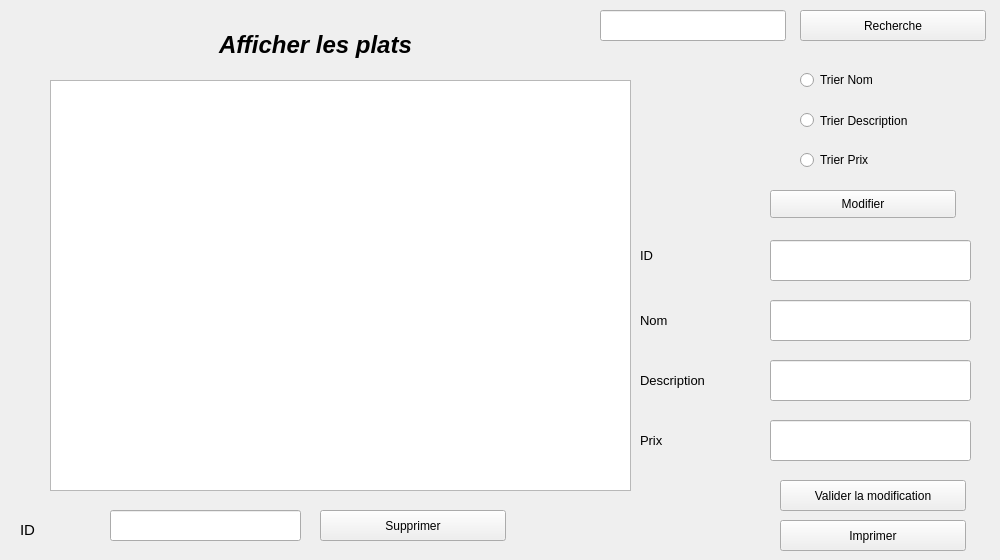
        <widget class="QWidget" name="afficherPlat">
         <attribute name="title">
          <string>Afficher Plats</string>
         </attribute>
         <widget class="QPushButton" name="pushButton_vaModificationPlat">
          <property name="geometry">
           <rect>
            <x>780</x>
            <y>480</y>
            <width>186</width>
            <height>31</height>
           </rect>
          </property>
          <property name="text">
           <string>Valider la modification</string>
          </property>
         </widget>
         <widget class="QLineEdit" name="lineEdit_nomplat_2">
          <property name="geometry">
           <rect>
            <x>770</x>
            <y>300</y>
            <width>201</width>
            <height>41</height>
           </rect>
          </property>
         </widget>
         <widget class="QLabel" name="label_descriptionPlat_2">
          <property name="geometry">
           <rect>
            <x>640</x>
            <y>360</y>
            <width>131</width>
            <height>41</height>
           </rect>
          </property>
          <property name="text">
           <string>&lt;html&gt;&lt;head/&gt;&lt;body&gt;&lt;p&gt;&lt;span style=&quot; font-size:10pt;&quot;&gt;Description&lt;/span&gt;&lt;/p&gt;&lt;/body&gt;&lt;/html&gt;</string>
          </property>
         </widget>
         <widget class="QPushButton" name="pushButton_supprimerplat">
          <property name="geometry">
           <rect>
            <x>320</x>
            <y>510</y>
            <width>186</width>
            <height>31</height>
           </rect>
          </property>
          <property name="text">
           <string>Supprimer</string>
          </property>
         </widget>
         <widget class="QLineEdit" name="lineEdit_prixplat_2">
          <property name="geometry">
           <rect>
            <x>770</x>
            <y>420</y>
            <width>201</width>
            <height>41</height>
           </rect>
          </property>
         </widget>
         <widget class="QLabel" name="label_prixPlat_2">
          <property name="geometry">
           <rect>
            <x>640</x>
            <y>420</y>
            <width>121</width>
            <height>41</height>
           </rect>
          </property>
          <property name="text">
           <string>&lt;html&gt;&lt;head/&gt;&lt;body&gt;&lt;p&gt;&lt;span style=&quot; font-size:10pt;&quot;&gt;Prix&lt;/span&gt;&lt;/p&gt;&lt;/body&gt;&lt;/html&gt;</string>
          </property>
         </widget>
         <widget class="QLabel" name="label_nomPlat_2">
          <property name="geometry">
           <rect>
            <x>640</x>
            <y>300</y>
            <width>131</width>
            <height>41</height>
           </rect>
          </property>
          <property name="text">
           <string>&lt;html&gt;&lt;head/&gt;&lt;body&gt;&lt;p&gt;&lt;span style=&quot; font-size:10pt;&quot;&gt;Nom&lt;/span&gt;&lt;/p&gt;&lt;/body&gt;&lt;/html&gt;</string>
          </property>
         </widget>
         <widget class="QLineEdit" name="lineEdit_idplatSup">
          <property name="geometry">
           <rect>
            <x>110</x>
            <y>510</y>
            <width>191</width>
            <height>31</height>
           </rect>
          </property>
         </widget>
         <widget class="QLineEdit" name="lineEdit_idPlat_2">
          <property name="geometry">
           <rect>
            <x>770</x>
            <y>240</y>
            <width>201</width>
            <height>41</height>
           </rect>
          </property>
         </widget>
         <widget class="QLabel" name="label_idPlat_2">
          <property name="geometry">
           <rect>
            <x>640</x>
            <y>240</y>
            <width>121</width>
            <height>31</height>
           </rect>
          </property>
          <property name="text">
           <string>&lt;html&gt;&lt;head/&gt;&lt;body&gt;&lt;p&gt;&lt;span style=&quot; font-size:10pt;&quot;&gt;ID&lt;/span&gt;&lt;/p&gt;&lt;/body&gt;&lt;/html&gt;</string>
          </property>
         </widget>
         <widget class="QRadioButton" name="radioButton_trienomPlat">
          <property name="geometry">
           <rect>
            <x>800</x>
            <y>70</y>
            <width>181</width>
            <height>20</height>
           </rect>
          </property>
          <property name="text">
           <string>Trier Nom</string>
          </property>
         </widget>
         <widget class="QLabel" name="label_idPlatSupp">
          <property name="geometry">
           <rect>
            <x>20</x>
            <y>510</y>
            <width>91</width>
            <height>41</height>
           </rect>
          </property>
          <property name="text">
           <string>&lt;html&gt;&lt;head/&gt;&lt;body&gt;&lt;p&gt;&lt;span style=&quot; font-size:11pt;&quot;&gt;ID&lt;/span&gt;&lt;/p&gt;&lt;/body&gt;&lt;/html&gt;</string>
          </property>
         </widget>
         <widget class="QPushButton" name="pushButton_modifierPlat">
          <property name="geometry">
           <rect>
            <x>770</x>
            <y>190</y>
            <width>186</width>
            <height>28</height>
           </rect>
          </property>
          <property name="text">
           <string>Modifier</string>
          </property>
         </widget>
         <widget class="QLineEdit" name="lineEdit_rechercherPlat">
          <property name="geometry">
           <rect>
            <x>600</x>
            <y>10</y>
            <width>186</width>
            <height>31</height>
           </rect>
          </property>
         </widget>
         <widget class="QLineEdit" name="lineEdit_descriptionplat_2">
          <property name="geometry">
           <rect>
            <x>770</x>
            <y>360</y>
            <width>201</width>
            <height>41</height>
           </rect>
          </property>
         </widget>
         <widget class="QTableView" name="tableView_afficherPlat">
          <property name="geometry">
           <rect>
            <x>50</x>
            <y>80</y>
            <width>581</width>
            <height>411</height>
           </rect>
          </property>
         </widget>
         <widget class="QRadioButton" name="radioButton_TriedesPlat">
          <property name="geometry">
           <rect>
            <x>800</x>
            <y>110</y>
            <width>191</width>
            <height>21</height>
           </rect>
          </property>
          <property name="text">
           <string>Trier Description</string>
          </property>
         </widget>
         <widget class="QRadioButton" name="radioButton_trieprixPlat">
          <property name="geometry">
           <rect>
            <x>800</x>
            <y>150</y>
            <width>181</width>
            <height>20</height>
           </rect>
          </property>
          <property name="text">
           <string>Trier Prix</string>
          </property>
         </widget>
         <widget class="QPushButton" name="pushButton_rechercherPlat">
          <property name="geometry">
           <rect>
            <x>800</x>
            <y>10</y>
            <width>186</width>
            <height>31</height>
           </rect>
          </property>
          <property name="text">
           <string>Recherche</string>
          </property>
         </widget>
         <widget class="QPushButton" name="pushButton_imprimerPlat">
          <property name="geometry">
           <rect>
            <x>780</x>
            <y>520</y>
            <width>186</width>
            <height>31</height>
           </rect>
          </property>
          <property name="text">
           <string>Imprimer</string>
          </property>
         </widget>
         <widget class="QLabel" name="label_afficherPlat">
          <property name="geometry">
           <rect>
            <x>150</x>
            <y>-20</y>
            <width>331</width>
            <height>131</height>
           </rect>
          </property>
          <property name="text">
           <string>&lt;html&gt;&lt;head/&gt;&lt;body&gt;&lt;p align=&quot;center&quot;&gt;&lt;span style=&quot; font-size:18pt; font-weight:600; font-style:italic;&quot;&gt;Afficher les plats&lt;/span&gt;&lt;/p&gt;&lt;/body&gt;&lt;/html&gt;</string>
          </property>
         </widget>
        </widget>
